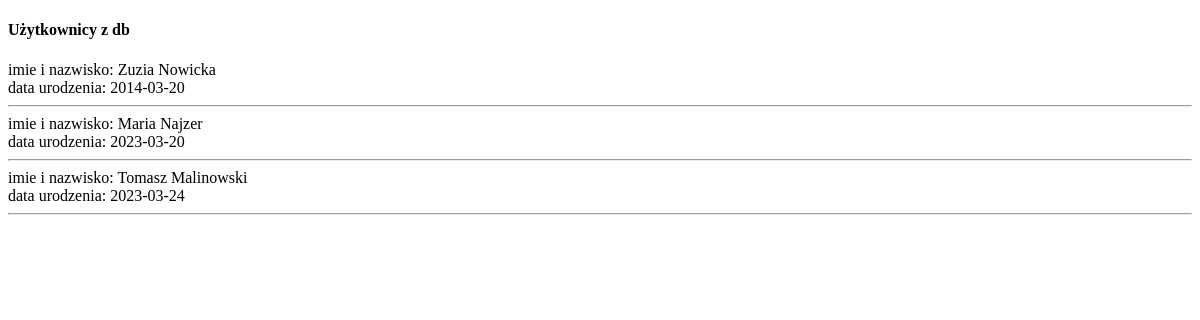
The app's page /database/4_db.php, older data.
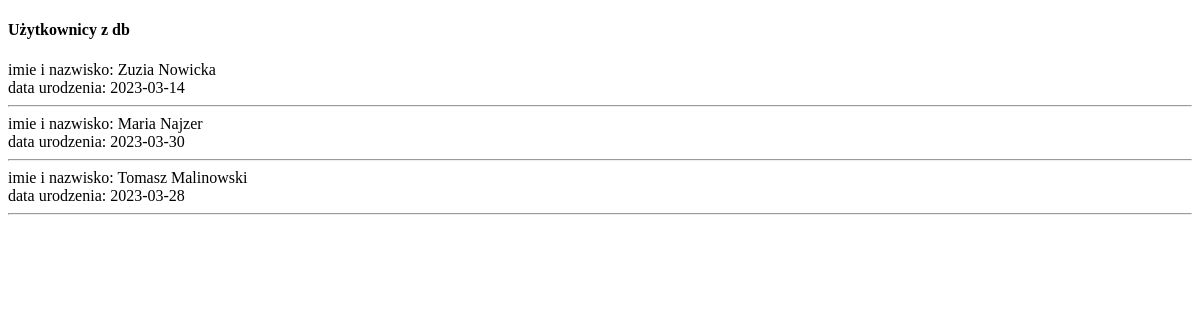
The same page, newer data.
### tables this page shows
CREATE TABLE `users` (
  `id` int(10) UNSIGNED NOT NULL,
  `city_id` int(10) UNSIGNED NOT NULL,
  `firstName` varchar(30) NOT NULL,
  `lastName` varchar(50) NOT NULL,
  `birthday` date NOT NULL
);

### database/4_db.php (the view, shortened to what this page needs)
<!DOCTYPE html>
<html lang="en">
<head>
</head>
<body>
<h4>Użytkownicy z db</h4>
<?php
  require_once "../skrypty/connect.php";
  $sql = "SELECT * FROM `users`;";
  $result = $conn->query ($sql);
  while($user = $result->fetch_assoc()){
    echo <<< USER
      imie i nazwisko:
      $user[firstName] $user[lastName] <br>
      data urodzenia: $user[birthday]
      <hr>
    USER;
  }
?>
</body>
</html>

Row changes from the older to the newer data that the page shows:
changed users "Zuzia": birthday "2014-03-20" → "2023-03-14"
changed users "Maria": birthday "2023-03-20" → "2023-03-30"
changed users "Tomasz": birthday "2023-03-24" → "2023-03-28"
